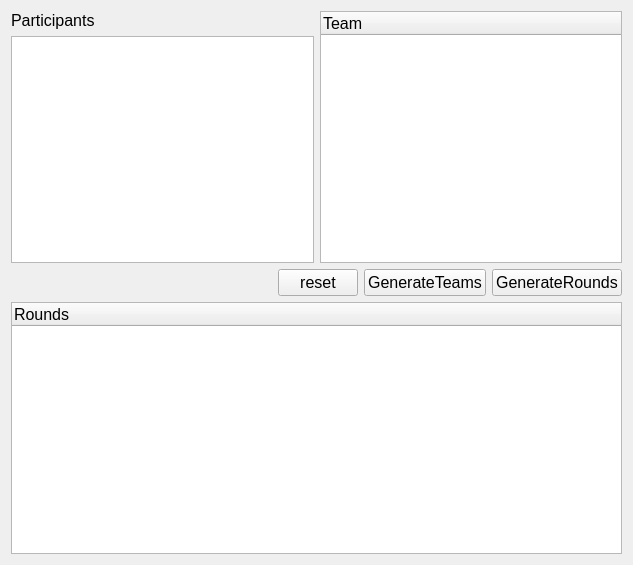
<?xml version="1.0" encoding="UTF-8"?>
<ui version="4.0">
 <class>MainWindow</class>
 <widget class="QMainWindow" name="MainWindow">
  <property name="geometry">
   <rect>
    <x>0</x>
    <y>0</y>
    <width>633</width>
    <height>565</height>
   </rect>
  </property>
  <property name="minimumSize">
   <size>
    <width>600</width>
    <height>500</height>
   </size>
  </property>
  <property name="windowTitle">
   <string>Foosball draw</string>
  </property>
  <widget class="QWidget" name="centralWidget">
   <layout class="QVBoxLayout" name="verticalLayout_2">
    <item>
     <layout class="QHBoxLayout" name="horizontalLayout">
      <item>
       <layout class="QVBoxLayout" name="verticalLayout">
        <item>
         <widget class="QLabel" name="label">
          <property name="font">
           <font>
            <pointsize>12</pointsize>
           </font>
          </property>
          <property name="text">
           <string>Participants</string>
          </property>
         </widget>
        </item>
        <item>
         <widget class="QListWidget" name="listWidget">
          <property name="font">
           <font>
            <pointsize>12</pointsize>
           </font>
          </property>
          <property name="spacing">
           <number>3</number>
          </property>
         </widget>
        </item>
       </layout>
      </item>
      <item>
       <widget class="QTreeWidget" name="treeWidget">
        <property name="font">
         <font>
          <pointsize>12</pointsize>
         </font>
        </property>
        <column>
         <property name="text">
          <string>Team</string>
         </property>
        </column>
       </widget>
      </item>
     </layout>
    </item>
    <item>
     <layout class="QHBoxLayout" name="horizontalLayout_2">
      <item>
       <spacer name="horizontalSpacer">
        <property name="orientation">
         <enum>Qt::Horizontal</enum>
        </property>
        <property name="sizeHint" stdset="0">
         <size>
          <width>40</width>
          <height>20</height>
         </size>
        </property>
       </spacer>
      </item>
      <item>
       <widget class="QPushButton" name="resetButton">
        <property name="font">
         <font>
          <pointsize>12</pointsize>
         </font>
        </property>
        <property name="text">
         <string>reset</string>
        </property>
       </widget>
      </item>
      <item>
       <widget class="QPushButton" name="generateTeamsButton">
        <property name="font">
         <font>
          <pointsize>12</pointsize>
         </font>
        </property>
        <property name="text">
         <string>GenerateTeams</string>
        </property>
       </widget>
      </item>
      <item>
       <widget class="QPushButton" name="generateRoundsButton">
        <property name="enabled">
         <bool>true</bool>
        </property>
        <property name="font">
         <font>
          <pointsize>12</pointsize>
         </font>
        </property>
        <property name="text">
         <string>GenerateRounds</string>
        </property>
       </widget>
      </item>
     </layout>
    </item>
    <item>
     <widget class="QTreeWidget" name="treeWidgetRound">
      <property name="font">
       <font>
        <pointsize>12</pointsize>
       </font>
      </property>
      <column>
       <property name="text">
        <string>Rounds</string>
       </property>
      </column>
     </widget>
    </item>
   </layout>
  </widget>
 </widget>
 <layoutdefault spacing="6" margin="11"/>
 <resources/>
 <connections/>
</ui>
